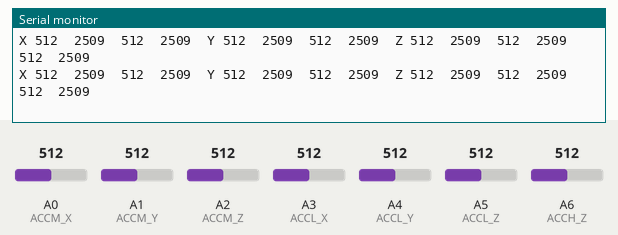
Bench run of a sketch on a simulated Arduino Nano, built with avr-gcc and run on an emulated ATmega328P. Shown: the last lines printed to the serial monitor. Inputs (shaded band) come from the test bench; at power-on: A0 (ACCM_X) = 512, A1 (ACCM_Y) = 512, A2 (ACCM_Z) = 512, A3 (ACCL_X) = 512, A4 (ACCL_Y) = 512, A5 (ACCL_Z) = 512, A6 (ACCH_Z) = 512.

Above: at 1.2 s.
1.3 s: A0 (ACCM_X) set to 219
At 1.49 s:
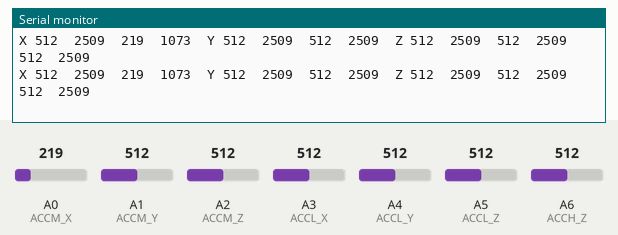
4.3 s: A0 (ACCM_X) set to 185
At 4.35 s:
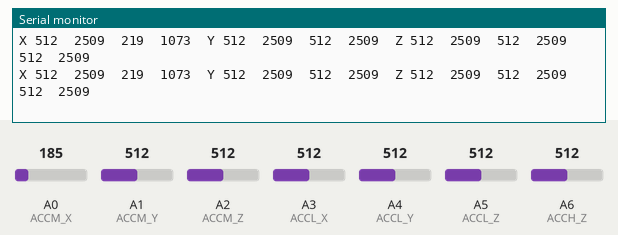
7.3 s: A1 (ACCM_Y) set to 109
At 7.4 s:
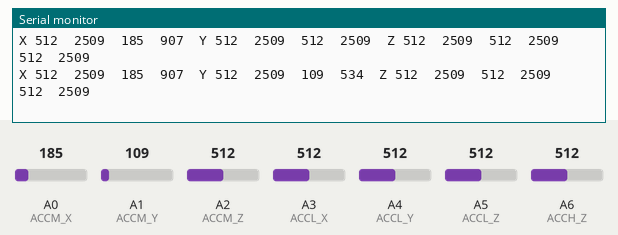
8.8 s: A1 (ACCM_Y) set to 92
At 8.86 s:
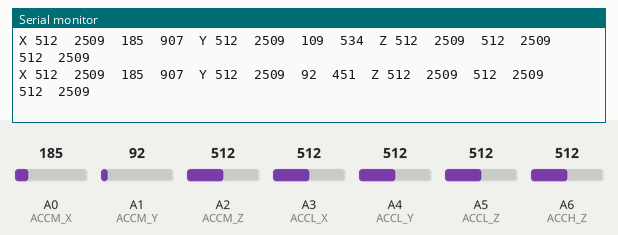
11.8 s: A2 (ACCM_Z) set to 211
At 11.86 s:
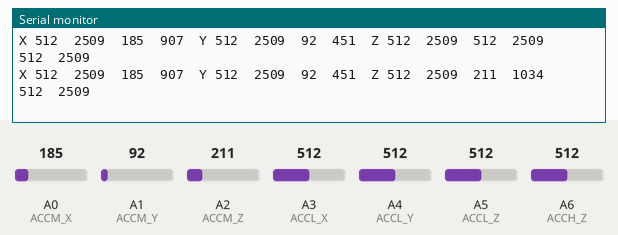
14.8 s: A2 (ACCM_Z) set to 189
At 14.87 s:
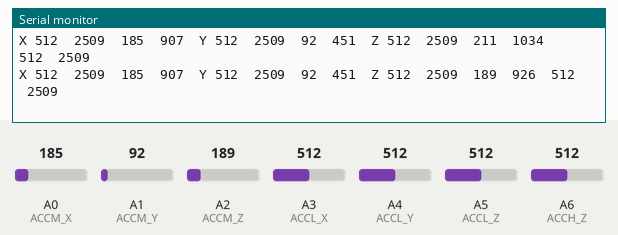
Timing chart, 0 to 17.8 s (numbered marks = the images above; inputs shaded):
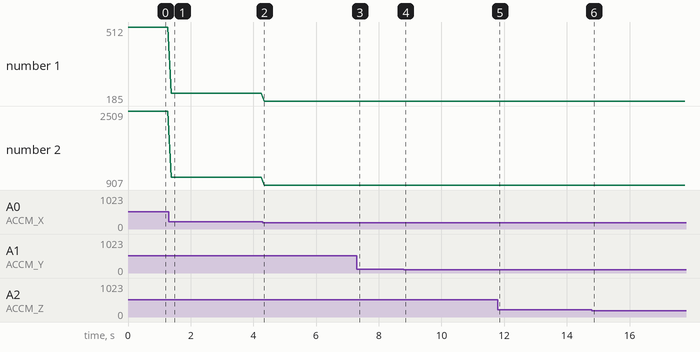

The sketch:

POST_Accelerometer_Complete.ino
```cpp
// POST Accelerometer test
// Test to see if your accelorometer is working only

// Global Variables
// Low accelerometer variables
   const int ACCL_X = A3;
   const int ACCL_Y = A4;
   const int ACCL_Z = A5;
   int LX;
   int LY;
   int LZ;
   float LXmV;
   float LYmV;
   float LZmV;

// Medium accelerometer variables
   const int ACCM_X = A0;
   const int ACCM_Y = A1;
   const int ACCM_Z = A2;
   int MX;
   int MY;
   int MZ;
   float MXmV;
   float MYmV;
   float MZmV;

// High accelerometer variables
   const int ACCH_Z = A6;
   int HZ;
   float HZmV;

 void setup() {
// initialize serial communication at 9600 bits per second:
   Serial.begin(9600);
//Sets up the pins as inputs
   pinMode(ACCL_X,INPUT);
   pinMode(ACCL_Y,INPUT);
   pinMode(ACCL_Z,INPUT);
   pinMode(ACCM_X,INPUT);
   pinMode(ACCM_Y,INPUT);
   pinMode(ACCM_Z,INPUT);
   pinMode(ACCH_Z,INPUT);
  }

 void loop() {
//Read the accelerometer. (output is a number between 0-1023)
   LX = analogRead(ACCL_X);
   LY = analogRead(ACCL_Y);
   LZ = analogRead(ACCL_Z);
   MX = analogRead(ACCM_X);
   MY = analogRead(ACCM_Y);
   MZ = analogRead(ACCM_Z);
   HZ = analogRead(ACCH_Z);

//Convert readings into millivolts
   LXmV = LX * 4.9;
   LYmV = LY * 4.9;
   LZmV = LZ * 4.9;
   MXmV = MX * 4.9;
   MYmV = MY * 4.9;
   MZmV = MZ * 4.9;
   HZmV = HZ * 4.9;

// print out the X Accel values
   Serial.print("X ");
   Serial.print(LX);
   Serial.print("\t");
   Serial.print(LXmV,0);
   Serial.print("\t");
   Serial.print(MX);
   Serial.print("\t");
   Serial.print(MXmV,0);
   Serial.print("\t");

// print out the Y Accel values
   Serial.print("Y ");
   Serial.print(LY);
   Serial.print("\t");
   Serial.print(LYmV,0);
   Serial.print("\t");
   Serial.print(MY);
   Serial.print("\t");
   Serial.print(MYmV,0);
   Serial.print("\t");

// print out the Z Accel values
   Serial.print("Z ");
   Serial.print(LZ);
   Serial.print("\t");
   Serial.print(LZmV,0);
   Serial.print("\t");
   Serial.print(MZ);
   Serial.print("\t");
   Serial.print(MZmV,0);
   Serial.print("\t");
   Serial.print(HZ);
   Serial.print("\t");
   Serial.println(HZmV,0);

// delay in between reads for stability
   delay(100);
 }
```

Measured:
- after the input at 1.3 s, the serial monitor: prints a new line after 0.08 s (image 1)
- after the input at 7.3 s, the serial monitor: prints a new line after 0.10 s (image 3)
- after the input at 8.8 s, the serial monitor: prints a new line after 0.05 s (image 4)
- after the input at 11.8 s, the serial monitor: prints a new line after 0.06 s (image 5)
- after the input at 14.8 s, the serial monitor: prints a new line after 0.06 s (image 6)
- plotted number 1: 512 → 219 after the input at 1.3 s, 219 → 185 after the input at 4.3 s
- plotted number 2: 2509 → 1073 after the input at 1.3 s, 1073 → 907 after the input at 4.3 s
